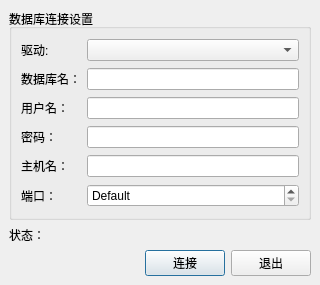
<ui version="4.0" >
 <class>QSqlConnectionDialogUi</class>
 <widget class="QDialog" name="QSqlConnectionDialogUi" >
  <property name="geometry" >
   <rect>
    <x>0</x>
    <y>0</y>
    <width>320</width>
    <height>285</height>
   </rect>
  </property>
  <property name="windowTitle" >
   <string>数据库连接</string>
  </property>
  <layout class="QVBoxLayout" >
   <property name="margin" >
    <number>9</number>
   </property>
   <property name="spacing" >
    <number>6</number>
   </property>
   <item>
    <widget class="QGroupBox" name="connGroupBox" >
     <property name="title" >
      <string>数据库连接设置</string>
     </property>
     <layout class="QGridLayout" >
      <property name="margin" >
       <number>9</number>
      </property>
      <property name="spacing" >
       <number>6</number>
      </property>
      <item row="0" column="1" >
       <widget class="QComboBox" name="comboDriver" />
      </item>
      <item row="2" column="0" >
       <widget class="QLabel" name="textLabel4" >
        <property name="text" >
         <string>用户名：</string>
        </property>
        <property name="buddy" >
         <cstring>editUsername</cstring>
        </property>
       </widget>
      </item>
      <item row="0" column="0" >
       <widget class="QLabel" name="textLabel2" >
        <property name="text" >
         <string>驱动:</string>
        </property>
        <property name="buddy" >
         <cstring>comboDriver</cstring>
        </property>
       </widget>
      </item>
      <item row="1" column="1" >
       <widget class="QLineEdit" name="editDatabase" />
      </item>
      <item row="5" column="1" >
       <widget class="QSpinBox" name="portSpinBox" >
        <property name="specialValueText" >
         <string>Default</string>
        </property>
        <property name="maximum" >
         <number>65535</number>
        </property>
        <property name="minimum" >
         <number>-1</number>
        </property>
        <property name="value" >
         <number>-1</number>
        </property>
       </widget>
      </item>
      <item row="1" column="0" >
       <widget class="QLabel" name="textLabel3" >
        <property name="text" >
         <string>数据库名：</string>
        </property>
        <property name="buddy" >
         <cstring>editDatabase</cstring>
        </property>
       </widget>
      </item>
      <item row="3" column="1" >
       <widget class="QLineEdit" name="editPassword" >
        <property name="echoMode" >
         <enum>QLineEdit::Password</enum>
        </property>
       </widget>
      </item>
      <item row="2" column="1" >
       <widget class="QLineEdit" name="editUsername" />
      </item>
      <item row="4" column="1" >
       <widget class="QLineEdit" name="editHostname" />
      </item>
      <item row="4" column="0" >
       <widget class="QLabel" name="textLabel5" >
        <property name="text" >
         <string>主机名：</string>
        </property>
        <property name="buddy" >
         <cstring>editHostname</cstring>
        </property>
       </widget>
      </item>
      <item row="5" column="0" >
       <widget class="QLabel" name="textLabel5_2" >
        <property name="text" >
         <string>端口：</string>
        </property>
        <property name="buddy" >
         <cstring>portSpinBox</cstring>
        </property>
       </widget>
      </item>
      <item row="3" column="0" >
       <widget class="QLabel" name="textLabel4_2" >
        <property name="text" >
         <string>密码：</string>
        </property>
        <property name="buddy" >
         <cstring>editPassword</cstring>
        </property>
       </widget>
      </item>
     </layout>
    </widget>
   </item>
   <item>
    <layout class="QHBoxLayout" >
     <property name="margin" >
      <number>0</number>
     </property>
     <property name="spacing" >
      <number>6</number>
     </property>
     <item>
      <widget class="QLabel" name="label" >
       <property name="text" >
        <string>状态：</string>
       </property>
      </widget>
     </item>
     <item>
      <widget class="QLabel" name="status_label" >
       <property name="sizePolicy" >
        <sizepolicy>
         <hsizetype>0</hsizetype>
         <vsizetype>0</vsizetype>
         <horstretch>1</horstretch>
         <verstretch>0</verstretch>
        </sizepolicy>
       </property>
       <property name="text" >
        <string/>
       </property>
      </widget>
     </item>
    </layout>
   </item>
   <item>
    <layout class="QHBoxLayout" >
     <property name="margin" >
      <number>0</number>
     </property>
     <property name="spacing" >
      <number>6</number>
     </property>
     <item>
      <spacer>
       <property name="orientation" >
        <enum>Qt::Horizontal</enum>
       </property>
       <property name="sizeType" >
        <enum>QSizePolicy::Expanding</enum>
       </property>
       <property name="sizeHint" >
        <size>
         <width>20</width>
         <height>20</height>
        </size>
       </property>
      </spacer>
     </item>
     <item>
      <widget class="QPushButton" name="okButton" >
       <property name="text" >
        <string>连接</string>
       </property>
       <property name="default" >
        <bool>true</bool>
       </property>
      </widget>
     </item>
     <item>
      <widget class="QPushButton" name="cancelButton" >
       <property name="text" >
        <string>退出</string>
       </property>
      </widget>
     </item>
    </layout>
   </item>
  </layout>
 </widget>
 <tabstops>
  <tabstop>comboDriver</tabstop>
  <tabstop>editDatabase</tabstop>
  <tabstop>editUsername</tabstop>
  <tabstop>editPassword</tabstop>
  <tabstop>editHostname</tabstop>
  <tabstop>portSpinBox</tabstop>
  <tabstop>okButton</tabstop>
  <tabstop>cancelButton</tabstop>
 </tabstops>
 <resources/>
 <connections/>
</ui>
